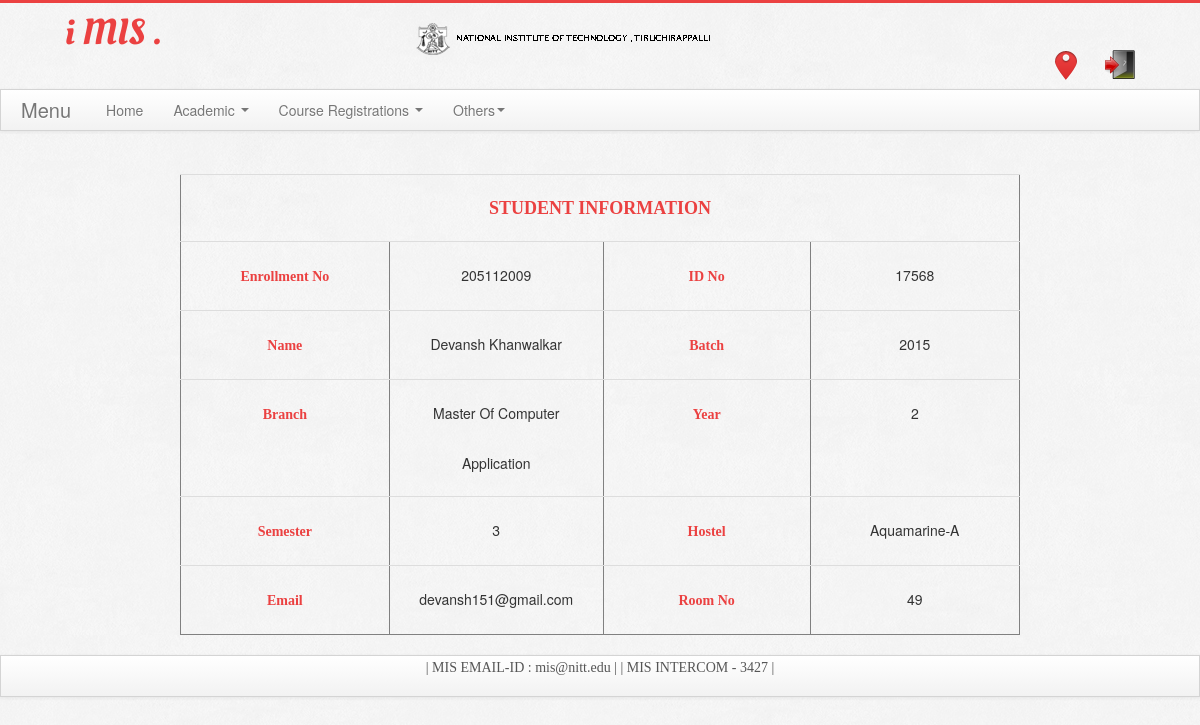
/studentinfo.php (signed in), run on the app's committed database.
### tables this page shows
CREATE TABLE IF NOT EXISTS `student` (
  `stud_id` int(5) NOT NULL,
  `rollno` int(9) NOT NULL,
  `name` varchar(50) NOT NULL,
  `branch` varchar(100) NOT NULL,
  `semester` int(1) NOT NULL,
  `email` varchar(50) NOT NULL,
  `batch` int(4) NOT NULL,
  `year` int(1) NOT NULL,
  `hostel` varchar(50) NOT NULL,
  `room` int(3) NOT NULL,
  `address` varchar(100) NOT NULL
);

### studentinfo.php (the view, shortened to what this page needs)
<?php
$q="select * from student where rollno=".$_SESSION['user'];
$res=mysql_query($q);
$row=mysql_fetch_array($res);
?>
<!DOCTYPE html >
<html xmlns="http://www.w3.org/1999/xhtml">
<head>
<link rel="stylesheet" href="css/bkno.css" type="text/css" />
<link rel="stylesheet" href="css/bqgo.css" type="text/css" />
<link rel="stylesheet" href="css/style.css" type="text/css" />
        <link rel="stylesheet" href="bootstrap/css/bootstrap.min.css">
<link href="css/bootstrap-responsive.css" rel="stylesheet">
</head>
<body>
<div class="header">
            <div class="container">
                <div class="row">
                    <div class="logo span4">
                        <h1><span class="red">i MIS .</span></h1>
                    </div>
                    <div class="logo span5">
                        <span class="red"><img class="nitt" src="img/nitt logo1.png" /></span>
                    </div>
                    <div class="links span8">
                        <a class="home" href="https://www.nitt.edu" rel="tooltip" data-placement="bottom" data-original-title="Home"></a>
                        <a class="blog" href="logout.php" rel="tooltip" data-placement="bottom" data-original-title="Blog"></a>
                    </div>
                </div>
            </div>
        </div>
<div class="navbar">
  <div class="navbar-inner">
    <div class="container">
      <a class="brand" href="#">Menu</a>
      <div class="nav-collapse">
        <ul class="nav">
          <li><a href="home.php"><i class="icon-home icon-white"></i> Home</a></li>
          <li class="dropdown">
            <a href="#" class="dropdown-toggle" data-toggle="dropdown">Academic <b class="caret"></b></a>
          </li>
          <li class="dropdown">
            <a href="#" class="dropdown-toggle" data-toggle="dropdown">Course Registrations <b class="caret"></b></a>
          </li>
          <li class="dropdown">
            <a href="#" class="dropdown-toggle" data-toggle="dropdown">Others<b class="caret"></b></a>
          </li>
        </ul>
      </div>
    </div>
  </div>
</div>
<div class="main">
<center>
<br><br>
<table width="500" border="1" cellspacing="5" class="table">
 <tr>
<th scope="row" colspan="5"><font face="Ebrima" color="#eb4141" size="+1">STUDENT INFORMATION</font></th>
  </tr>
  <tr>
    <th scope="row"><font face="Ebrima" color="#eb4141">Enrollment No</font></th>
    <td><?php echo $row['rollno'];?></td>
        <th><font color="#eb4141" face="Ebrima">ID No</font></th>
        <td><?php echo $row['stud_id'];?></td>
  </tr>
  <tr>
    <th scope="row"><font color="#eb4141" face="Ebrima">Name</font></th>
    <td><?php echo $row['name'];?></td>
        <th><font color="#eb4141" face="Ebrima">Batch</font></th>
        <td><?php echo $row['batch'];?></td>
  </tr>
  <tr>
    <th scope="row"><font color="#eb4141" face="Ebrima">Branch</font></th>
    <td><?php echo $row['branch'];?></td>
    <th><font color="#eb4141" face="Ebrima">Year</font></th>
    <td><?php echo $row['year'];?></td>
  </tr>
  <tr>
    <th scope="row"><font color="#eb4141" face="Ebrima">Semester</font></th>
    <td><?php echo $row['semester'];?></td>
    <th><font color="#eb4141" face="Ebrima">Hostel</font></th>
    <td><?php echo $row['hostel'];?></td>
  </tr>
  <tr>
    <th scope="row"><font color="#eb4141" face="Ebrima">Email</font></th>
    <td><?php echo $row['email'];?></td>
    <th><font color="#eb4141" face="Ebrima">Room No</font></th>
    <td><?php echo $row['room'];?></td>
  </tr>
    </table>
</center>
</div>
<div class="navbar-inner">
<center>
<font face="Ebrima" class="homefttext">| MIS EMAIL-ID : mis@nitt.edu | | MIS INTERCOM - 3427 |</font>
</center>
</div>
</body>
</html>

### css/style.css (style rules this page uses)
body { background:url(../img/pattern.jpg) repeat; text-align: left; font-family: 'PT Sans', Helvetica, Arial, sans-serif; color: #555; font-size: 16px; font-weight: 400; }
.red { color: #eb4141; }
.header { margin: 0 auto; padding-bottom: 5px; background: #f8f8f8 url(../img/pattern.jpg) repeat; border-top: 3px solid #eb4141; -moz-box-shadow: 0 1px 5px 0 rgba(0,0,0,.3); -webkit-box-shadow: 0 1px 5px 0 rgba(0,0,0,.3); box-shadow: 0 1px 5px 0 rgba(0,0,0,.3); }
.logo h1 { padding-left: 50px; font-family: 'Oleo Script', cursive; font-size: 36px; font-weight: 400; }
.links { text-align: right; }
.links a { display: inline-block; width: 30px; height: 30px; margin: 15px 0 0 20px; }
.links a.home { background: url(../img/home.png) center center no-repeat; }
.links a.blog { background: url(../img/exit.png) center center no-repeat; margin-right: 50px; }
.main { position:relative; height:100%; width:100%; background:url(../img/pattern.jpg); }
.nitt { position:relative; top:20px; }
.homefttext { color:#555; }

### data on the page
student: rollno "205112009", stud "17568", name "Devansh Khanwalkar", batch "2015", branch "Master Of Computer Application", year "2", semester "3", hostel "Aquamarine-A", email "devansh151@gmail.com", room "49"
